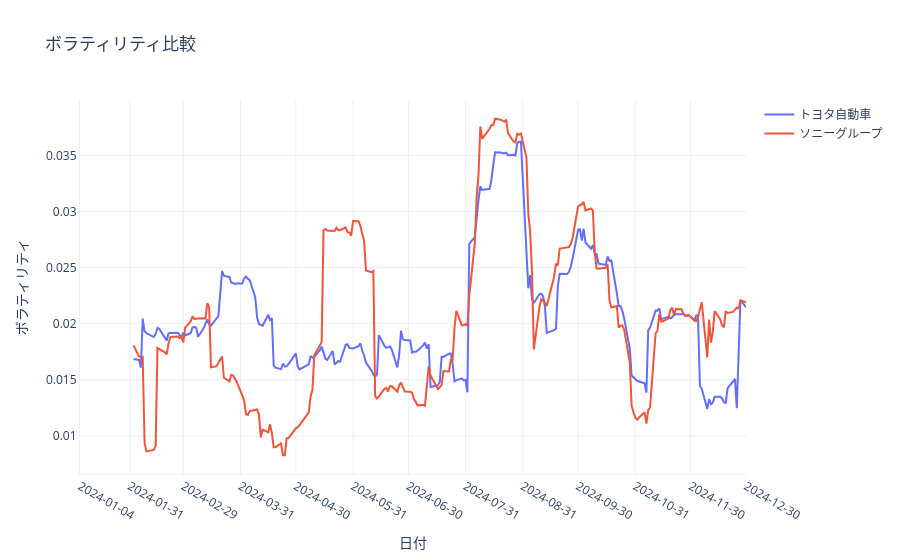

Write notebook code for a chart like this one.
### Markdown cell above
#### ボラティリティの時系列チャート（Plotly）

各銘柄の `Volatility`（移動ボラティリティ）推移を `plotly.graph_objs.Scatter` で折れ線グラフに描画します。  
銘柄を重ね合わせることで、相対的なリスクの高低とその変化タイミングを視覚的に比較できます。

- ボラティリティの**急上昇**は市場の混乱や決算発表など大きなイベントを示唆します
- ボラティリティの**収束**は相場の落ち着きを意味します

### Code cell
# ラベルを等間隔で設定（例: 毎月末の日付を表示）
tick_vals = pd.date_range(
    start=df.index.get_level_values("date").min(),
    end=df.index.get_level_values("date").max(),
    freq="ME"  # 月末
)
tick_vals = [pd.Timestamp(df.index.get_level_values("date").min())] + list(tick_vals) + [pd.Timestamp(df.index.get_level_values("date").max())]
tick_vals = sorted(set(tick_vals))  # 重複を排除し昇順に並べる

# Plotlyを使用して可視化
fig = go.Figure()

for i, ticker in enumerate(codes):
    # 各銘柄のデータを抽出
    ticker_data = df.loc[ticker]
    # 銘柄コードから企業名を取得（なければコードを使用）
    name = company_names[i]['name']

    # グラフに追加
    fig.add_trace(go.Scatter(
        x=ticker_data.index,
        y=ticker_data['Volatility'],
        mode='lines',
        name=name
    ))

# グラフの設定
fig.update_layout(
    title="ボラティリティ比較",
    xaxis=dict(
        title="日付",
        showline=True,
        showgrid=True,
        tickformat="%Y-%m-%d",  # 日付フォーマット
        tickvals=tick_vals,  # ラベルを表示する日付
        ticktext=[str(t.date()) for t in tick_vals],  # ラベルとして表示するテキスト
    ),
    yaxis=dict(
        title="ボラティリティ",
        showline=True
    ),
    template="plotly_white",
)

# グラフを表示
fig.show()

### Figure 1 — Plotly figure (JSON) as saved in the notebook; plotly's stock layout.template omitted (floating-point values rounded to 4 significant figures; data arrays with more than 128 entries replaced by an {"elided": "..."} marker saying what was removed)
{"data": [{"mode": "lines", "name": "トヨタ自動車", "type": "scatter", "x": {"elided": "245 str values"}, "y": {"elided": "245 float values"}}, {"mode": "lines", "name": "ソニーグループ", "type": "scatter", "x": {"elided": "245 str values"}, "y": {"elided": "245 float values"}}], "layout": {"title": {"text": "ボラティリティ比較"}, "xaxis": {"showgrid": true, "showline": true, "tickformat": "%Y-%m-%d", "ticktext": ["2024-01-04", "2024-01-31", "2024-02-29", "2024-03-31", "2024-04-30", "2024-05-31", "2024-06-30", "2024-07-31", "2024-08-31", "2024-09-30", "2024-10-31", "2024-11-30", "2024-12-30"], "tickvals": ["2024-01-04T00:00:00", "2024-01-31T00:00:00", "2024-02-29T00:00:00", "2024-03-31T00:00:00", "2024-04-30T00:00:00", "2024-05-31T00:00:00", "2024-06-30T00:00:00", "2024-07-31T00:00:00", "2024-08-31T00:00:00", "2024-09-30T00:00:00", "2024-10-31T00:00:00", "2024-11-30T00:00:00", "2024-12-30T00:00:00"], "title": {"text": "日付"}}, "yaxis": {"showline": true, "title": {"text": "ボラティリティ"}}}}
